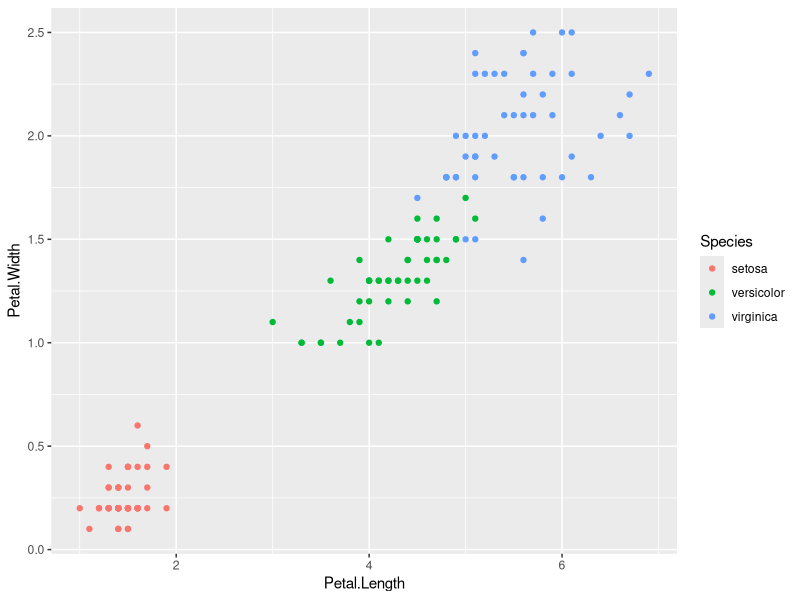
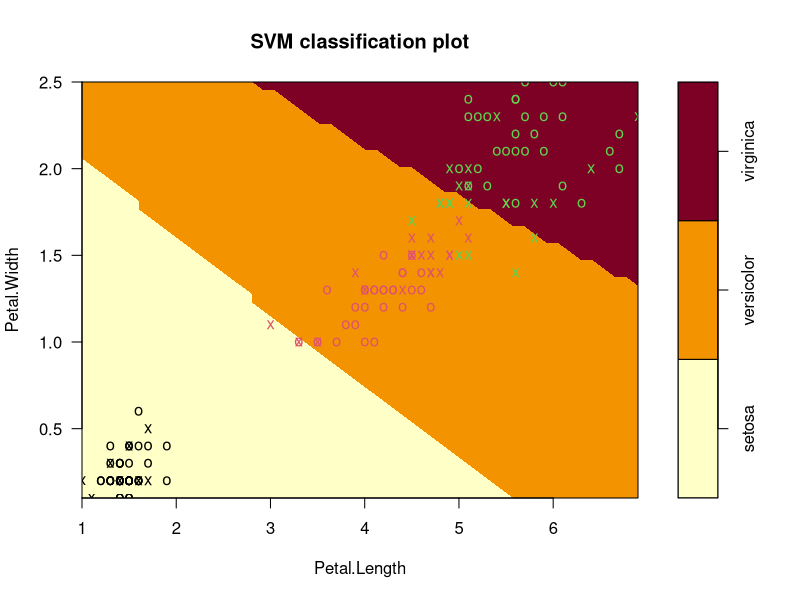
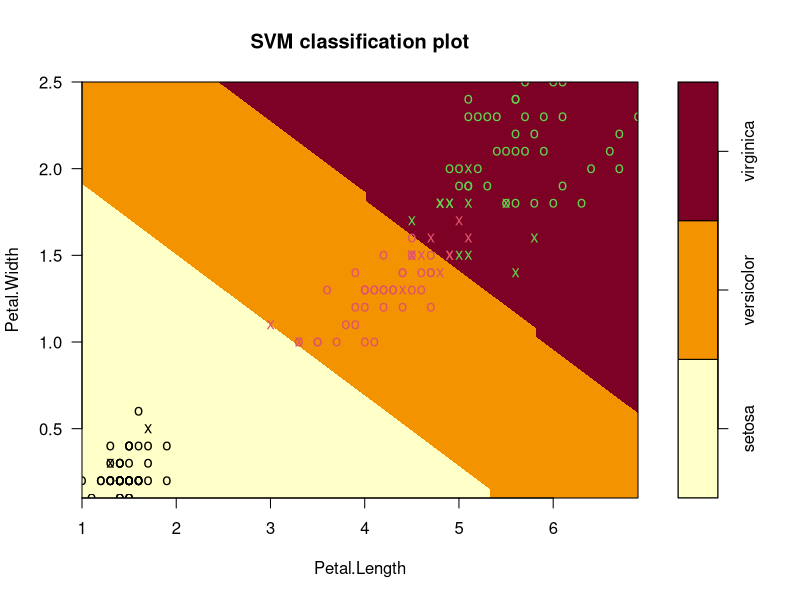
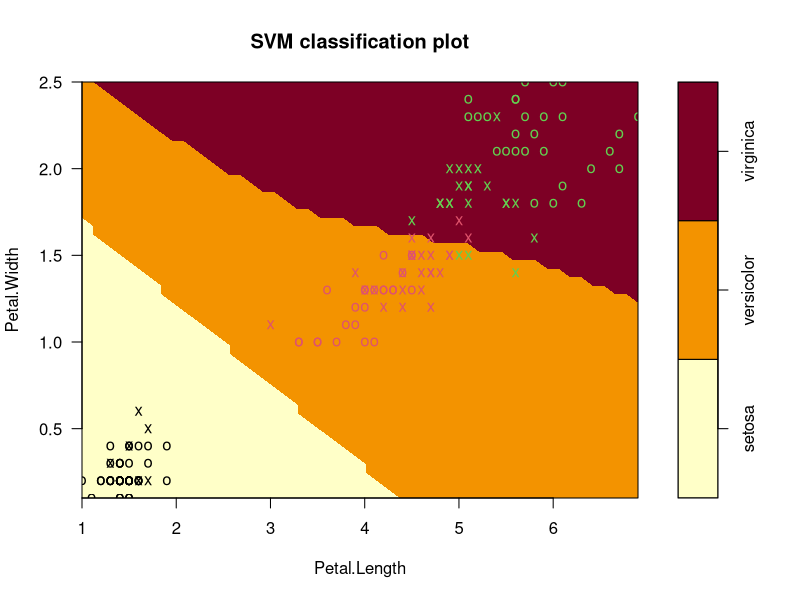

These figures' R source, in order:
# In class exercise SVM
# 3/29/2021

library(ggplot2)
library(e1071)

#Support Vector Machine (SVM) example using iris dataset
data("iris")
head(iris) # inspecting the first six rows of the dataset
str(iris) # structure of the dataset

# Make a interpolation plot of the Petal Width and Petal Length
qplot(Petal.Length, Petal.Width, data=iris, color = Species)

help("svm")
svm_model1 <- svm(Species~., data = iris)
summary(svm_model1)

plot(svm_model1, data = iris, Petal.Width~Petal.Length, slice = list(Sepal.Width = 3, Sepal.Length = 4))

# Prediction using the model (svm_model1) we created on the iris dataset.
pred1 <- predict(svm_model1, iris)

# creating a table using the predicted one and the actual iris dataset
table1 <- table(Predicted = pred1, Actual = iris$Species)
table1

table1 <- table(Predicted = pred1, Actual = iris$Species)
table1

#We can calculate the model1 accuracy
Model1_accuracyRate = sum(diag(table1))/sum(table1)
Model1_accuracyRate

# We can calcuate the missclassification rate
Model1_MissClassificationRate = 1 - Model1_accuracyRate
Model1_MissClassificationRate

######################## Model 2 ###############################################

# Now we will use other methods such as linear, polynomial... for kernels
# kernel = "linear"
svm_model2 <- svm(Species~., data = iris, kernel = "linear")

# Using the summary command to see the summary of our second model, we pass the svm_model2 to the
# summary() function
summary(svm_model2)

plot(svm_model2, data = iris, Petal.Width~Petal.Length, slice = list(Sepal.Width = 3, Sepal.Length = 4))

# Prediction using the second model (svm_model2) we created on the iris dataset.
pred2 <- predict(svm_model2, iris)

# creating a table using the predicted one and the actual iris dataset
table2 <- table(Predicted = pred2, Actual = iris$Species)
table2

#We can calculate the model2 accuracy
Model2_accuracyRate = sum(diag(table2))/sum(table2)
Model2_accuracyRate

# We can calcuate the missclassification rate
Model2_MissClassificationRate = 1 - Model2_accuracyRate
Model2_MissClassificationRate

######################## Model 3 ###############################################

# Now we will use other methods such as linear, polynomial... for kernels
# kernel = "polynomial"
svm_model3 <- svm(Species~., data = iris, kernel = "polynomial")

# Using the summary command to see the summary of our second model, we pass the svm_model2 to the
# summary() function
summary(svm_model3)

plot(svm_model3, data = iris, Petal.Width~Petal.Length, slice = list(Sepal.Width = 3, Sepal.Length = 4))

# Prediction using the third model (svm_model3) we created on the iris dataset.
pred3 <- predict(svm_model3, iris)

# creating a table using the predicted one and the actual iris dataset
table3 <- table(Predicted = pred3, Actual = iris$Species)
table3

#We can calculate the model2 accuracy
Model3_accuracyRate = sum(diag(table3))/sum(table3)
Model3_accuracyRate

# We can calcuate the missclassification rate
Model3_MissClassificationRate = 1 - Model3_accuracyRate
Model3_MissClassificationRate
